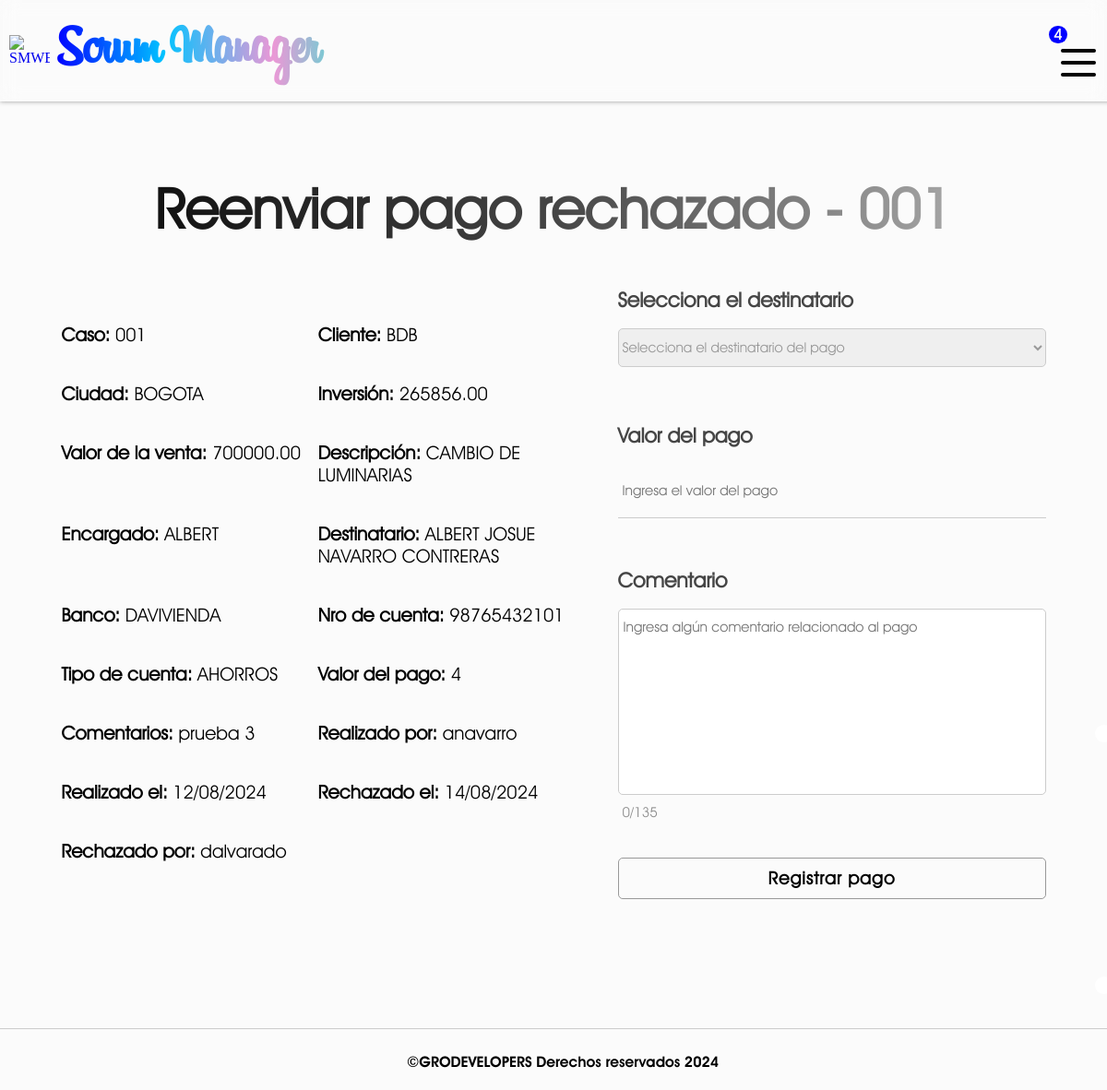
The app's page /handle-rejected-payment/3 (signed in) with its own data.
### SMWEB/models.py (models this page shows, shortened)
class PaymentRejected(models.Model):
    order_id = models.CharField(verbose_name="Número de caso", max_length=255)
    client = models.CharField(verbose_name="Cliente", max_length=255, null=False, default="")
    city = models.CharField(verbose_name="Ciudad", max_length=255, null=False)
    invesment = models.DecimalField(verbose_name="Inversión", max_digits=20, decimal_places=2, null= True)
    sales_value = models.DecimalField(verbose_name="Valor de venta", max_digits=20, decimal_places=2, null= True)
    service_description = models.TextField(verbose_name="Descripción del servicio")
    in_charge = models.CharField(verbose_name="Encargado", max_length=255, null=False, default="")
    company = models.CharField(verbose_name="Empresa", max_length=255, null=False, default="")
    account_owner = models.CharField(verbose_name="Propietario de la cuenta", max_length=255, default="")
    bank_account = models.CharField(verbose_name="Banco", max_length=255, default="")
    account_number = models.CharField(verbose_name="Número de cuenta", max_length=255, default="")
    type_account = models.CharField(verbose_name="Tipo de cuenta", max_length=255, default="")
    amount = models.IntegerField(verbose_name="Pago")
    comments = models.TextField(verbose_name="Comentarios")
    made_by = models.CharField(verbose_name="Realizado por", max_length=255)
    created_at = models.DateField(verbose_name="Creado el")
    rejected_at = models.DateField(verbose_name="Rechazado el", auto_now_add=True)
    rejected_by = models.CharField(verbose_name="Rechazado por", max_length=255)
    class Meta:
        verbose_name = 'Pago rechazado'
        verbose_name_plural = 'Pagos rechazados'

### SMWEB/views.py (the view, shortened to what this page needs)
# urls.py: path('handle-rejected-payment/<int:id>', views.handle_rejected_payment, name='handle-rejected-payment'),
@login_required(login_url=inicio)
def handle_rejected_payment(request, id):
    payment_rejected = PaymentRejected.objects.get(id = id)
    user_company = request.user.company_id
    suppliers = Supplier.objects.filter(company = user_company).order_by('full_name')
    return render(request, 'handle_rejected_payment.html',{
        'payment': payment_rejected,
        'suppliers': suppliers
    })

### SMWEB/context_processors.py (called while the page is built, shortened)
def get_status(request):
    if request.user.is_authenticated:
        id = request.user.company_id
        company = Company.objects.get(id = id)
        return {
            'company': company
        }
    else:
        return {
            'company' : False
        }

def get_rejected_payments(request):
    if request.user.is_authenticated:
        company_id = request.user.company_id
        first_name = request.user.first_name
        rejected_payments = PaymentRejected.objects.filter(company = company_id).filter(in_charge = first_name.upper()).count()
        return {
            'rejected_payments': rejected_payments
        }
    return {
        'rejected_payments': False
        }

def get_payments(request):
    if request.user.is_authenticated:
        company_id = request.user.company_id
        payments = OrderPayment.objects.filter(company = company_id).count()
        return {
            'received_payments': payments
        }
    return {
        'received_payments': False
        }

def get_affiliations(request):
    if request.user.is_authenticated:
        company_id = request.user.company_id
        affiliations = Affiliation.objects.filter(company = company_id).count()
        return {
            'received_affiliations': affiliations
        }
    return {
        'received_affiliations': False
        }

def get_rejected_affiliations(request):
    if request.user.is_authenticated:
        company_id = request.user.company_id
        first_name = request.user.first_name
        rejected_affiliation = RejectedAffiliation.objects.filter(company = company_id).filter(in_charge = first_name.upper()).count()
        return {
            'rejected_affiliations': rejected_affiliation
        }
    return {
        'rejected_affiliations': False
        }

def get_notifies(request):
    if request.user.is_authenticated:
        user_rol = request.user.rol
        if user_rol == 'gerente':
            company_id = request.user.company_id
            payments = OrderPayment.objects.filter(company = company_id).count()
            affiliations = Affiliation.objects.filter(company = company_id).count()
            notifies = payments + affiliations
            return {
                'notifies': notifies
            }
    else:
        return {
            'notifies': False
        }

### SMWEB/templates/handle_rejected_payment.html (shortened to what this page needs)
{% extends "layout.html" %}
{% block content %}
    {% if company.status %}
        <h1 id="title" >Reenviar pago rechazado - {{payment.order_id}}</h1>
        <div class="payment__section">
            <div class="payment__information">
                <p class="payment__element payment__element-id"><strong>Caso:</strong> {{payment.order_id}}</p>
                <p class="payment__element payment__element-client"><strong>Cliente:</strong> {{payment.client}}</p>
                <p class="payment__element payment__element-city"><strong>Ciudad:</strong> {{payment.city}}</p>
                <p class="payment__element payment__element-invesment"><strong>Inversión:</strong> {{payment.invesment}}</p>
                <p class="payment__element payment__element-sales_value"><strong>Valor de la venta:</strong> {{payment.sales_value}}</p>
                <p class="payment__element payment__element-service_description"><strong>Descripción:</strong> {{payment.service_description}}</p>
                <p class="payment__element payment__element-in_charge"><strong>Encargado:</strong> {{payment.in_charge}}</p>
                <p class="payment__element payment__element-in_charge"><strong>Destinatario:</strong> {{payment.account_owner}}</p>
                <p class="payment__element payment__element-in_charge"><strong>Banco:</strong> {{payment.bank_account}}</p>
                <p class="payment__element payment__element-in_charge"><strong>Nro de cuenta:</strong> {{payment.account_number}}</p>
                <p class="payment__element payment__element-in_charge"><strong>Tipo de cuenta:</strong> {{payment.type_account}}</p>
                <p class="payment__element payment__element-in_charge"><strong>Valor del pago:</strong> {{payment.amount}}</p>
                <p class="payment__element payment__element-remarks"><strong>Comentarios:</strong> {{payment.comments}}</p>
                <p class="payment__element payment__element-assigned_by"><strong>Realizado por:</strong> {{payment.made_by}}</p>
                <p class="payment__element payment__element-status"><strong>Realizado el:</strong> {{payment.created_at|date:"d/m/Y"}}</p>
                <p class="payment__element payment__element-status"><strong>Rechazado el:</strong> {{payment.rejected_at|date:"d/m/Y"}}</p>
                <p class="payment__element payment__element-status"><strong>Rechazado por:</strong> {{payment.rejected_by}}</p>
            </div>
            <form id="creation_form" class="creation_form-rejected_payment" action="" method="post">
                <label for="full_name">Selecciona el destinatario</label><br>
                <select id="full_name" name="full_name">
                    <option value="">Selecciona el destinatario del pago</option>
                </select>
                <br><br>
                <label for="amount">Valor del pago</label><br>
                <input type="text" oninput="validateNumber(this)" name="amount" placeholder="Ingresa el valor del pago" inputmode="numeric"><br>
                <br><br>
                <label for="comments">Comentario</label><br>
                <textarea name="comments", class="textarea", maxlength="135", placeholder="Ingresa algún comentario relacionado al pago", rows="10", cols="20"></textarea>
                <span class="counter">0/135</span>
                <input type="submit" value="Registrar pago">
            </form>
        </div>
    {% else %}
        <h1 id="title" >Lo siento {{user.first_name}}, tu empresa se encuentra inactiva</h1>
    {% endif %}
{% endblock %}

### SMWEB/static/css/styles.css (style rules this page uses)
:root { --title-font: 'Billabong'; --normal-font: 'Avant gardent light'; --menu-font: 'Avant gardent bold'; --symbol-font: 'Symbol'; }
* { text-decoration: none; }
body { background-color: #FBFBFB; margin: 0px; }
#content > #title { text-align: center; width: 100%; }
#title { font-family: var(--normal-font); font-size: 60px; background: linear-gradient(90deg, black, rgb(69, 69, 69), rgb(197, 197, 197)); -webkit-background-clip: text; -webkit-text-fill-color: transparent; }
#login_form, #creation_form { width: 50%; display: flex; flex-direction: column; justify-content: center; }
.creation_form-rejected_payment { width: 40% !important; }
.creation_form-rejected_payment input[type=text], .creation_form-rejected_payment label, .creation_form-rejected_payment input[type=password], .creation_form-rejected_payment input[type=email], .creation_form-rejected_payment input[type=date] { flex-basis: 50% !important; }
#login_form label, #creation_form label { font-family: var(--normal-font); font-size: 22px; font-weight: bold; color: rgb(69, 69, 69); }
#login_form input[type=text], #login_form input[type=password], #creation_form input[type=text], #creation_form input[type=password], #creation_form input[type=email], #creation_form input[type=date] { font-family: var(--normal-font); font-size: 15px; color: rgb(197, 197, 197); background-color: #FBFBFB; border: none; border-bottom: 1px solid #ccc; padding: 20px; padding-left: 5px; outline: none; transition: all 500ms; }
#creation_form textarea { border: 1px solid #ccc; border-radius: 5px; resize: none; font-family: var(--normal-font); font-size: 15px; padding: 10px; padding-left: 5px; outline: none; color: #999; }
#creation_form input[type=submit] { width: 100%; height: 45px; margin-top: 30px; align-self: center; border: 1px solid #999; border-radius: 5px; background-color: #FBFBFB; font-family: var(--normal-font); font-size: 19px; font-weight: bold; letter-spacing: 1px; cursor: pointer; transition: all 450ms; }
#creation_form select { font-family: var(--normal-font); font-size: 15px; padding: 10px 0px; border-radius: 5px; border: 1px solid #ccc; color: #999; outline: none; margin-bottom: 25px; }
.counter { font-family: var(--normal-font); font-size: 15px; color: #8d8d8d; margin: 10px 5px; }
.payment__section { width: 100%; display: flex; flex-direction: row; align-items: center; flex-wrap: wrap; justify-content: space-evenly; }
.payment__information { flex-basis: 48%; display: flex; flex-direction: row; flex-wrap: wrap; justify-content: start; align-items: start; }
.payment__element { flex-basis: 50%; font-family: var(--normal-font); font-size: 20px; margin-bottom: 20px; overflow-wrap: break-word; }

### records on screen
PaymentRejected: order_id "001", client "BDB", city "BOGOTA", invesment "265856.00", sales_value "700000.00", service_description "CAMBIO DE LUMINARIAS", in_charge "ALBERT", account_owner "ALBERT JOSUE NAVARRO CONTRERAS", bank_account "DAVIVIENDA", account_number "98765432101", type_account "AHORROS", amount "4", comments "prueba 3", made_by "anavarro", created_at "12/08/2024", rejected_at "14/08/2024", rejected_by "dalvarado"

### other values on screen
{{ notifies }} "4"
